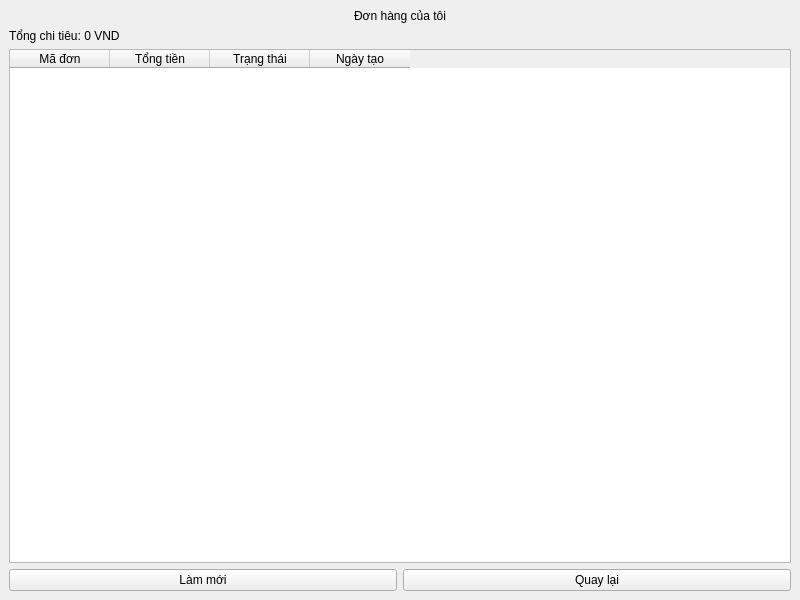
<?xml version="1.0" encoding="UTF-8"?>
<ui version="4.0">
 <class>CustomerOrders</class>
 <widget class="QMainWindow" name="CustomerOrders">
  <property name="geometry">
   <rect>
    <x>0</x>
    <y>0</y>
    <width>800</width>
    <height>600</height>
   </rect>
  </property>
  <widget class="QWidget" name="centralwidget">
   <layout class="QVBoxLayout" name="verticalLayout">
    <item>
     <widget class="QLabel" name="title">
      <property name="text">
       <string>Đơn hàng của tôi</string>
      </property>
      <property name="alignment">
       <set>Qt::AlignCenter</set>
      </property>
     </widget>
    </item>
    <item>
     <widget class="QLabel" name="total_spent_label">
      <property name="text">
       <string>Tổng chi tiêu: 0 VND</string>
      </property>
     </widget>
    </item>
    <item>
     <widget class="QTableWidget" name="orders_table">
      <column>
       <property name="text">
        <string>Mã đơn</string>
       </property>
      </column>
      <column>
       <property name="text">
        <string>Tổng tiền</string>
       </property>
      </column>
      <column>
       <property name="text">
        <string>Trạng thái</string>
       </property>
      </column>
      <column>
       <property name="text">
        <string>Ngày tạo</string>
       </property>
      </column>
     </widget>
    </item>
    <item>
     <layout class="QHBoxLayout" name="horizontalLayout">
      <item>
       <widget class="QPushButton" name="refresh_btn">
        <property name="text">
         <string>Làm mới</string>
        </property>
       </widget>
      </item>
      <item>
       <widget class="QPushButton" name="back_btn">
        <property name="text">
         <string>Quay lại</string>
        </property>
       </widget>
      </item>
     </layout>
    </item>
   </layout>
  </widget>
 </widget>
</ui> 
